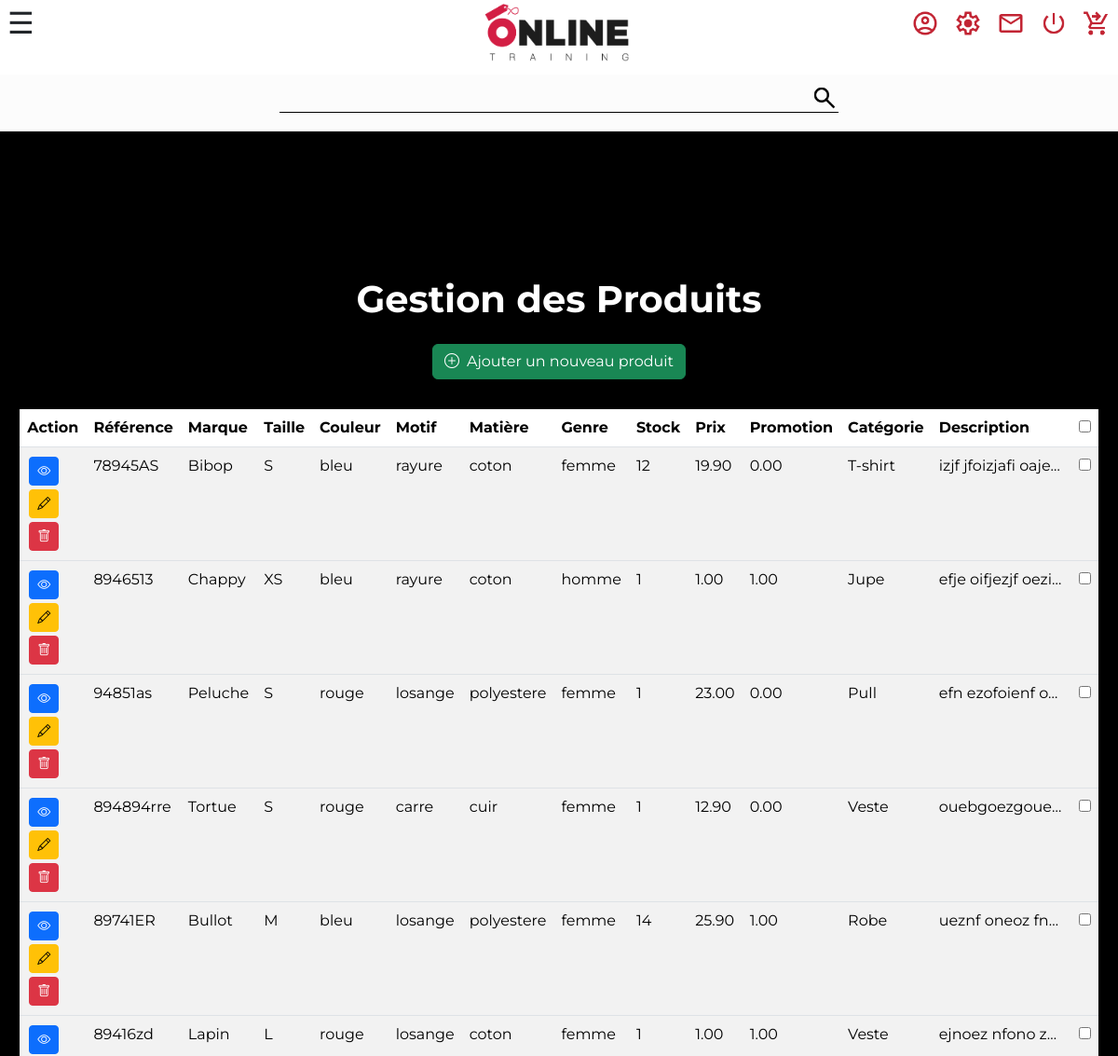
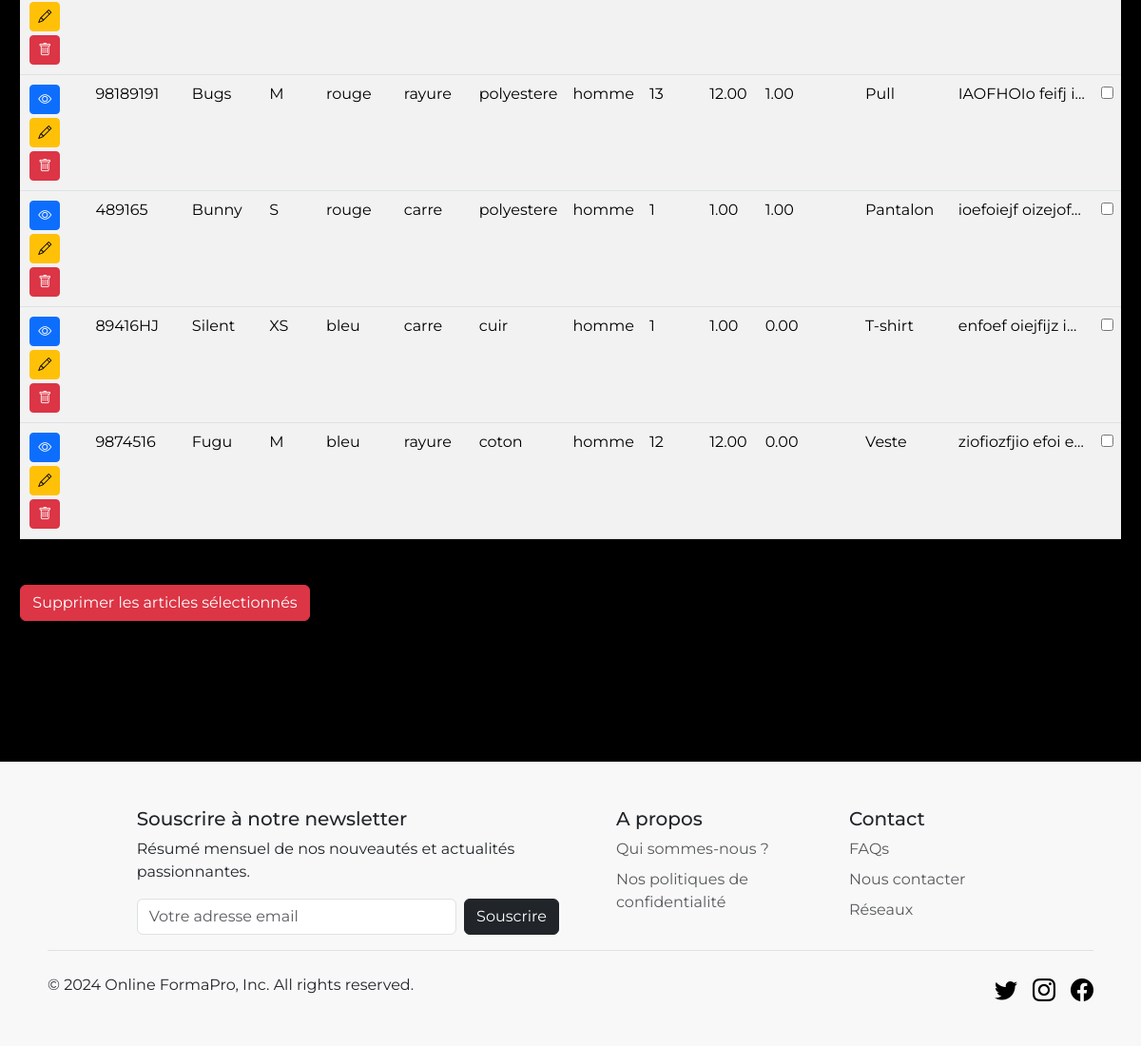
Screenshot of /pages/backoffice-produits.php (signed in) with the database file from the repository (2 pictures, top to bottom).
### tables this page shows
CREATE TABLE `products` (
  `id` int NOT NULL,
  `ref` varchar(255) NOT NULL,
  `brand` varchar(255) NOT NULL,
  `size` varchar(255) NOT NULL,
  `color` varchar(255) NOT NULL,
  `pattern` varchar(255) NOT NULL,
  `material` varchar(255) NOT NULL,
  `gender` varchar(255) NOT NULL,
  `stock` int NOT NULL,
  `price` decimal(5,2) NOT NULL,
  `discount` decimal(3,2) NOT NULL DEFAULT '1.00',
  `category` varchar(255) NOT NULL,
  `content` text NOT NULL,
  `image_1` varchar(255) NOT NULL,
  `image_2` varchar(255) DEFAULT NULL,
  `image_3` varchar(255) DEFAULT NULL,
  `image_4` varchar(255) DEFAULT NULL
);

### src/pages/backoffice-produits.php (the view, shortened to what this page needs)
<?php
require_once("../elements/connect.php");
    $sql ="SELECT * FROM products";
    $requete = $db->prepare($sql);
    $requete->execute();
    $resulta = $requete->fetchAll(PDO::FETCH_ASSOC);
?>
<!DOCTYPE html>
<html lang="en">
<head>
    <link href="https://cdn.jsdelivr.net/npm/bootstrap@5.3.3/dist/css/bootstrap.min.css" rel="stylesheet">
    <link rel="stylesheet" href="https://cdn.jsdelivr.net/npm/bootstrap-icons@1.11.1/font/bootstrap-icons.css">
    <link rel="stylesheet" href="../CSS/backoffice-style.css">
    <link rel="stylesheet" href="../CSS/style.css">
</head>
<body>
    <?php require_once ('../elements/header.php');?>
    <main class="bg-produits">
        <article class="backgene-set container mt-4">
            <h1 class="backoff-prod-title mb-4">Gestion des Produits</h1>
            <div class="mb-3">
                <a href="backoffice-add.php" class="btn btn-success">
                    <i class="bi bi-plus-circle me-2"></i>Ajouter un nouveau produit
                </a>
            </div>
            <form method="POST" action="backoffice-produits.php" class="table-responsive">
                <table class="table table-striped table-hover mt-3 mb-5">
                <thead>
                    <tr>
                        <th>Action</th>
                        <th class="pointer" data-sort="ref">Référence</th>
                        <th class="pointer" data-sort="brand">Marque</th>
                        <th class="pointer" data-sort="size">Taille</th>
                        <th class="pointer" data-sort="color">Couleur</th>
                        <th class="pointer" data-sort="pattern">Motif</th>
                        <th class="pointer" data-sort="material">Matière</th>
                        <th class="pointer" data-sort="gender">Genre</th>
                        <th class="pointer" data-sort="stock">Stock</th>
                        <th class="pointer" data-sort="price">Prix</th>
                        <th class="pointer" data-sort="discount">Promotion</th>
                        <th class="pointer" data-sort="category">Catégorie</th>
                        <th class="pointer" data-sort="content">Description</th>
                        <th scope="col"><input type="checkbox" id="selectAllProducts"></th>
                    </tr>
                </thead>
                    <?php foreach($resulta as $produit): ?>
                    <tbody>
                        <tr>
                            <td>
                                <a class="btn btn-sm btn-primary btn-space" title="Voir" href="article.php?id=<?= $produit["id"] ?>"><i class="bi bi-eye"></i>
                                <a class="btn btn-sm btn-warning btn-space" title="Modifier" href="backoffice-modif.php?id=<?= $produit["id"] ?>"><i class="bi bi-pencil"></i>
                                <a class="btn btn-sm btn-danger btn-space" title="Supprimer" href="../tools/delete.php?id=<?= $produit["id"] ?>"><i class="bi bi-trash"></i>
                            </td>
                            <td><?= $produit['ref'] ?></td>
                            <td><?= $produit['brand'] ?></td>
                            <td><?= $produit['size'] ?></td>
                            <td><?= $produit['color'] ?></td>
                            <td><?= $produit['pattern'] ?></td>
                            <td><?= $produit['material'] ?></td>
                            <td><?= $produit['gender'] ?></td>
                            <td><?= $produit['stock'] ?></td>
                            <td><?= $produit['price'] ?></td>
                            <td><?= $produit['discount'] ?></td>
                            <td><?= $produit['category'] ?></td>
                            <td class="backoff-short-desc"><?= $produit['content'] ?></td>
                            <td><input type="checkbox" name="delete_ids[]" value="<?= $produit['id'] ?>"></td>
                        </tr>
                    </tbody>
                    <?php endforeach; ?>
                </table>
                <button type="submit" class="btn btn-danger mb-5">Supprimer les articles sélectionnés</button>
            </form>
        </article>
    </main>
    <?php require_once ('../elements/footer.php');?>
</body>
</html>

### src/CSS/backoffice-style.css (style rules this page uses)
.backgene-set { display: flex; flex-direction: column; justify-content: center; align-items: center; padding-top: 50px; padding-bottom: 100px; }
.container { padding-top: 2rem; }
h1 { color: #1e1e1e; text-align: center; margin-bottom: 2rem; font-family: "Montserrat", sans-serif; font-weight: bold; }
@media only screen and (min-width: 768px) { .backoff-prod-title { color: white; font-family: "Montserrat", sans-serif; font-weight: bold; } }
@media only screen and (min-width: 768px) { .bg-produits { background-image: url(/img/temporaire/backoff-prod.jpg); background-size: cover; background-attachment: fixed; background-position: top 80px right 0px; padding-top: 100px; } }
@media only screen and (min-width: 768px) { .backoff-short-desc { max-width: 150px; white-space: nowrap; overflow: hidden; text-overflow: ellipsis; } }
@media only screen and (min-width: 768px) { .btn-space { margin: 2px; } }
@media only screen and (min-width: 768px) { .pointer { cursor: pointer; } }

### src/CSS/style.css (style rules this page uses)
body { background-color: rgb(252, 252, 252) !important; }
body { font-family: "Montserrat", sans-serif !important; }

### rows the page displays
products: ref "78945AS", brand "Bibop", size "S", color "bleu", pattern "rayure", material "coton", gender "femme", stock "12", price "19.90", discount "0.00", category "T-shirt", content "izjf jfoizjafi oaje…"
products: ref "8946513", brand "Chappy", size "XS", color "bleu", pattern "rayure", material "coton", gender "homme", stock "1", price "1.00", discount "1.00", category "Jupe", content "efje oifjezjf oezi…"
products: ref "94851as", brand "Peluche", size "S", color "rouge", pattern "losange", material "polyestere", gender "femme", stock "1", price "23.00", discount "0.00", category "Pull", content "efn ezofoienf o…"
products: ref "894894rre", brand "Tortue", size "S", color "rouge", pattern "carre", material "cuir", gender "femme", stock "1", price "12.90", discount "0.00", category "Veste", content "ouebgoezgoue…"
products: ref "89741ER", brand "Bullot", size "M", color "bleu", pattern "losange", material "polyestere", gender "femme", stock "14", price "25.90", discount "1.00", category "Robe", content "ueznf oneoz fn…"
products: ref "89416zd", brand "Lapin", size "L", color "rouge", pattern "losange", material "coton", gender "femme", stock "1", price "1.00", discount "1.00", category "Veste", content "ejnoez nfono z…"
products: ref "98189191", brand "Bugs", size "M", color "rouge", pattern "rayure", material "polyestere", gender "homme", stock "13", price "12.00", discount "1.00", category "Pull", content "IAOFHOIo feifj i…"
products: ref "489165", brand "Bunny", size "S", color "rouge", pattern "carre", material "polyestere", gender "homme", stock "1", price "1.00", discount "1.00", category "Pantalon", content "ioefoiejf oizejof…"
products: ref "89416HJ", brand "Silent", size "XS", color "bleu", pattern "carre", material "cuir", gender "homme", stock "1", price "1.00", discount "0.00", category "T-shirt", content "enfoef oiejfijz i…"
products: ref "9874516", brand "Fugu", size "M", color "bleu", pattern "rayure", material "coton", gender "homme", stock "12", price "12.00", discount "0.00", category "Veste", content "ziofiozfjio efoi e…"
